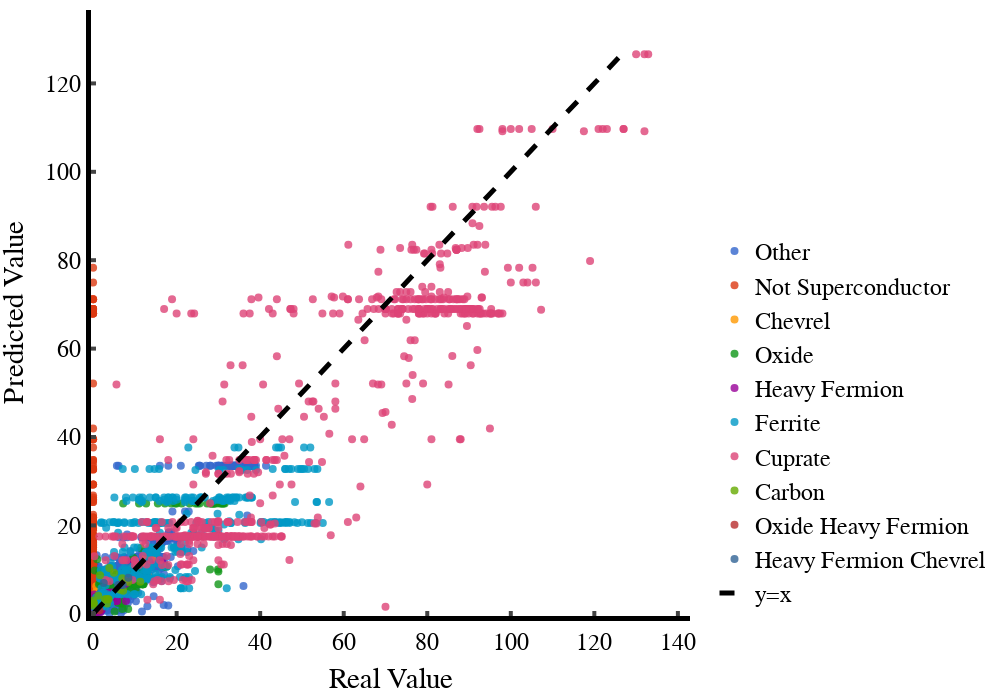

Here is the notebook cell this chart was saved with:
### Code cell
plot_predicted_vs_actual(df_all["tc"], best_model_PHFonly.predict(df_all[PH_features]), df_all,
                         save_image=True, width=1000, height=700, name="PHF_only")

### Figure 1 — Plotly figure (JSON) as saved in the notebook; plotly's stock layout.template omitted (floating-point values rounded to 4 significant figures; data arrays with more than 128 entries replaced by an {"elided": "..."} marker saying what was removed)
{"data": [{"hoverinfo": "text", "marker": {"color": "#3366CC", "opacity": 0.8, "size": 8}, "mode": "markers", "name": "Other", "text": {"elided": "2512 str values"}, "type": "scatter", "x": {"elided": "2512 float values"}, "y": {"elided": "2512 float values"}}, {"hoverinfo": "text", "marker": {"color": "#DC3912", "opacity": 0.8, "size": 8}, "mode": "markers", "name": "Not Superconductor", "text": {"elided": "1778 str values"}, "type": "scatter", "x": {"elided": "1778 int values"}, "y": {"elided": "1778 float values"}}, {"hoverinfo": "text", "marker": {"color": "#FF9900", "opacity": 0.8, "size": 8}, "mode": "markers", "name": "Chevrel", "text": ["Ag1Mo6S8", "Br2Mo6S6", "Cd1Mo6S8", "Cd1Mo6Se8", "Cu1Mo6Se8", "Dy1Mo6S8", "In0.71S8V6", "In1K2Mo15Se19", "In1S8V6", "In2Mo15Se19", "In2Mo6Se6", "In3Mo15Se19", "K1S8V6", "K2Mo15Se19", "La0.84Mo6Se8", "La0.88Mo6Se8", "La0.94Mo6Se8", "La1Mo6S8", "La1Mo6Se8", "Li2Mo15Se19", "Li3Mo15Se19", "Lu1Mo6S8", "Mo15Se19", "Mo1Te2", "Mo3S2Se2", "Mo3Te3Tl1", "Mo4Re2Te8", "Mo5.8Ru0.2Se8", "Mo6Nd1S8", "Mo6Pb0.7Se8Yb0.3", "Mo6Pb0.8Se8Yb0.2", "Mo6Pb0.9Se8Yb0.1", "Mo6Pb1S4Se4", "Mo6Pb1S8", "Mo6Pb1Se8", "Mo6S8", "Mo6S8Sn0.875", "Mo6S8Sn1", "Mo6Se6Tl2", "Mo6Se8", "Mo6Se8Sn1", "Mo6Se8Y1", "Nb2Se3", "Nb3S4", "Nb3Se4", "Nb3Te4", "Rb1S8V6", "S0.8Se1.2Ta1", "S1.1Zr1", "S1.2Se0.8Ta1", "S1.8Se0.2Ta1", "S8Tl0.26V6", "S8Tl1V6", "S8V6"], "type": "scatter", "x": [7.7, 13.4, 1.8, 2.4, 5.9, 1.6, 5.4, 1.3, 3.9, 1.5, 0.7125, 3.32, 0.71, 2.1, 9.4, 10.25, 11, 6.73, 11.23, 2.6, 3.5, 2.2, 5.29, 0.3, 3.3, 5.84, 3.5, 6.21, 3.5, 10.2, 12.2, 12.3, 3.2, 12.45, 3.77, 1.8, 14.05, 12.6, 2.288, 6.255, 3.4, 6.38, 2.3, 3.81, 1.942, 1.747, 0.65, 3.9, 4.5, 3.8, 2.75, 0.74, 4.1, 0.76], "y": [8.846, 8.326, 4.627, 3.137, 5.34, 6.349, 4.561, 1.743, 4.561, 1.389, 1.876, 2.629, 4.927, 4.329, 10.39, 10.39, 10.39, 8.005, 10.39, 2.202, 3.468, 5.718, 3.896, 2.288, 7.407, 4.745, 2.843, 8.062, 8.992, 9.714, 9.714, 9.714, 3.797, 10.84, 9.714, 5.979, 12.64, 12.64, 3.113, 8.062, 5.178, 7.261, 3.019, 3.213, 3.019, 5.39, 3.293, 3.369, 4.041, 3.369, 2.182, 3.346, 3.759, 6.217]}, {"hoverinfo": "text", "marker": {"color": "#109618", "opacity": 0.8, "size": 8}, "mode": "markers", "name": "Oxide", "text": {"elided": "181 str values"}, "type": "scatter", "x": {"elided": "181 float values"}, "y": {"elided": "181 float values"}}, {"hoverinfo": "text", "marker": {"color": "#990099", "opacity": 0.8, "size": 8}, "mode": "markers", "name": "Heavy Fermion", "text": {"elided": "241 str values"}, "type": "scatter", "x": {"elided": "241 float values"}, "y": {"elided": "241 float values"}}, {"hoverinfo": "text", "marker": {"color": "#0099C6", "opacity": 0.8, "size": 8}, "mode": "markers", "name": "Ferrite", "text": {"elided": "406 str values"}, "type": "scatter", "x": {"elided": "406 float values"}, "y": {"elided": "406 float values"}}, {"hoverinfo": "text", "marker": {"color": "#DD4477", "opacity": 0.8, "size": 8}, "mode": "markers", "name": "Cuprate", "text": {"elided": "576 str values"}, "type": "scatter", "x": {"elided": "576 float values"}, "y": {"elided": "576 float values"}}, {"hoverinfo": "text", "marker": {"color": "#66AA00", "opacity": 0.8, "size": 8}, "mode": "markers", "name": "Carbon", "text": ["Ba6C60", "C1", "C2Ca0.1Y0.9", "C2Ca0.2Y0.8", "C2La1", "C2Lu1", "C2Na1", "C2Th0.09Y0.91", "C2Th0.19Y0.81", "C2Y1", "C60Ca5", "C6Ca1", "C6Sr1", "C6Yb1", "C8.1K1", "C8Cs1", "C8K1", "C8Rb1"], "type": "scatter", "x": [7, 7.2, 3.15, 2.82, 1.234, 3.33, 5, 3.7, 3.52, 3.895, 8.4, 11.3, 1.65, 6.497, 0.152, 0.0675, 0.1524, 0.01205], "y": [8.062, 5.228, 3.263, 3.263, 4.088, 2.335, 9.311, 3.263, 3.263, 10.34, 7.194, 7.228, 8.728, 5.454, 2.361, 1.87, 2.361, 3.011]}, {"hoverinfo": "text", "marker": {"color": "#B82E2E", "opacity": 0.8, "size": 8}, "mode": "markers", "name": "Oxide Heavy Fermion", "text": ["Bi1Ce1S2O1"], "type": "scatter", "x": [1.533], "y": [0.7904]}, {"hoverinfo": "text", "marker": {"color": "#316395", "opacity": 0.8, "size": 8}, "mode": "markers", "name": "Heavy Fermion Chevrel", "text": ["Mo6Pb0.1Se8Yb0.9", "Mo6Pb0.2Se8Yb0.8", "Mo6Pb0.3Se8Yb0.7", "Mo6Pr1S8", "Mo6S8Yb1", "Mo6Se8Yb1"], "type": "scatter", "x": [6.3, 6.7, 7.1, 2.55, 8.45, 6], "y": [6.535, 6.535, 6.535, 6.957, 8.135, 6.535]}, {"line": {"color": "black", "dash": "dash", "width": 5}, "mode": "lines", "name": "y=x", "type": "scatter", "x": [0, 1.279, 2.558, 3.837, 5.116, 6.394, 7.673, 8.952, 10.23, 11.51, 12.79, 14.07, 15.35, 16.63, 17.9, 19.18, 20.46, 21.74, 23.02, 24.3, 25.58, 26.86, 28.14, 29.41, 30.69, 31.97, 33.25, 34.53, 35.81, 37.09, 38.37, 39.65, 40.92, 42.2, 43.48, 44.76, 46.04, 47.32, 48.6, 49.88, 51.16, 52.43, 53.71, 54.99, 56.27, 57.55, 58.83, 60.11, 61.39, 62.67, 63.94, 65.22, 66.5, 67.78, 69.06, 70.34, 71.62, 72.9, 74.18, 75.45, 76.73, 78.01, 79.29, 80.57, 81.85, 83.13, 84.41, 85.69, 86.96, 88.24, 89.52, 90.8, 92.08, 93.36, 94.64, 95.92, 97.2, 98.47, 99.75, 101.0, 102.3, 103.6, 104.9, 106.1, 107.4, 108.7, 110.0, 111.3, 112.5, 113.8, 115.1, 116.4, 117.7, 118.9, 120.2, 121.5, 122.8, 124.1, 125.3, 126.6], "y": [0, 1.279, 2.558, 3.837, 5.116, 6.394, 7.673, 8.952, 10.23, 11.51, 12.79, 14.07, 15.35, 16.63, 17.9, 19.18, 20.46, 21.74, 23.02, 24.3, 25.58, 26.86, 28.14, 29.41, 30.69, 31.97, 33.25, 34.53, 35.81, 37.09, 38.37, 39.65, 40.92, 42.2, 43.48, 44.76, 46.04, 47.32, 48.6, 49.88, 51.16, 52.43, 53.71, 54.99, 56.27, 57.55, 58.83, 60.11, 61.39, 62.67, 63.94, 65.22, 66.5, 67.78, 69.06, 70.34, 71.62, 72.9, 74.18, 75.45, 76.73, 78.01, 79.29, 80.57, 81.85, 83.13, 84.41, 85.69, 86.96, 88.24, 89.52, 90.8, 92.08, 93.36, 94.64, 95.92, 97.2, 98.47, 99.75, 101.0, 102.3, 103.6, 104.9, 106.1, 107.4, 108.7, 110.0, 111.3, 112.5, 113.8, 115.1, 116.4, 117.7, 118.9, 120.2, 121.5, 122.8, 124.1, 125.3, 126.6]}], "layout": {"font": {"color": "black", "family": "Helvetica", "size": 24}, "height": 700, "legend": {"orientation": "v", "x": 1.5, "xanchor": "right", "y": 0, "yanchor": "bottom"}, "margin": {"b": 10, "l": 10, "r": 10, "t": 10}, "paper_bgcolor": "white", "plot_bgcolor": "white", "width": 1000, "xaxis": {"linecolor": "black", "linewidth": 5, "range": [-0.5, 142.9], "showline": true, "ticklen": 5, "ticks": "inside", "tickwidth": 4, "title": {"text": "Real Value"}}, "yaxis": {"linecolor": "black", "linewidth": 5, "range": [-0.5, 136.6], "showline": true, "ticklen": 5, "ticks": "inside", "tickwidth": 4, "title": {"text": "Predicted Value"}}}}
